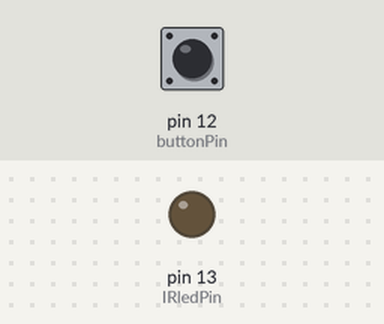
Bench run of a sketch on a simulated Arduino Uno, built with avr-gcc and run on an emulated ATmega328P. Shown: output pins drawn as LEDs (lit = HIGH). The test bench sets the inputs (shaded band); at power-on: pin 12 (buttonPin) LOW. What the sketch prints to the serial monitor is not drawn.

Above: at 1.2 s.
1.3 s: pin 12 (buttonPin) pulled HIGH for 0.15 s
4.3 s: pin 12 (buttonPin) pulled HIGH for 3.2 s
9.0 s: pin 12 (buttonPin) pulled HIGH for 1 s
13.0 s: pin 12 (buttonPin) pulsed HIGH 5 times (0.12 s each, 0.3 s apart)
At 14.33 s:
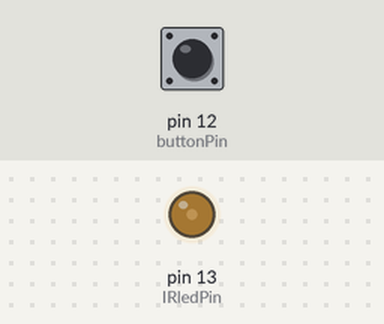
17.5 s: pin 12 (buttonPin) pulsed HIGH 2 times (0.12 s each, 0.3 s apart)
Timing chart, 0 to 20.5 s (numbered marks = the images above; inputs shaded):
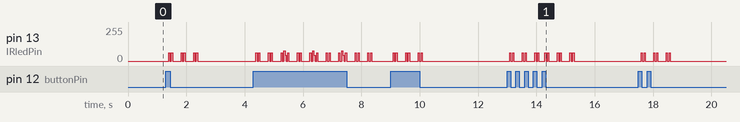

The sketch:

Button_Activated_IR_Send.ino
```cpp
// This sketch will send out a BRX-Respawn-Alpha-Team signal (probably works...)
// Completed by Red, Josh and Jay

const int buttonPin=12;  // use pin 12 for the button pin
int buttonState = 0; // variable used for storing the button status
int IRledPin =  13;    // LED connected to digital pin 13 output to send IR

// The setup() method runs once, when the sketch starts

void setup()   {
  // initialize the IR digital pin as an output:
  pinMode(IRledPin, OUTPUT);
  // initialize the serial port to view printed actions
  Serial.begin(9600);
}

void loop(){
// read the state of the pushbutton value:
buttonState = digitalRead(buttonPin);

// Output button state
Serial.print("The button state is ");
Serial.print(buttonState);

// check button state and perform conditional operation to occur if button is pressed or in "butonState=1"
if (buttonState==1){

// you can enable or disable the blue respawn, red respawn or green respawn by removing the foreward
// slashes on the commands and code sections below and adding them to the unaplicable ones.

  Serial.println("Sending IR signal");

 SendAlphaRespawn();  // remove the forward slashes to activate, add forward slashes to deactivate
 delay(300); // wait for next respawn signal
 SendAlphaRespawn();  // remove the forward slashes to activate, add forward slashes to deactivate
 delay(300); // wait for next respawn signal
 SendAlphaRespawn();  // remove the forward slashes to activate, add forward slashes to deactivate
 // SendBravoRespawn();  // remove the forward slashes to activate, add forward slashes to deactivate
 // delay(300); // wait 3 secons for next respawns signal
 // SendVanguardRespawn(); // remove forward slashes to activate, add forward slashes to deactivate
 // delay(300);  // wait 3 seconds (5 seconds * 1000 milliseconds) This causes a delay between respawns, you can adjust this or add a button code in... comming soon.
}
}

// This procedure sends a 38KHz pulse to the IRledPin
// for a certain # of microseconds. We'll use this whenever we need to send codes
void pulseIR(long microsecs) {
  // we'll count down from the number of microseconds we are told to wait

  cli();  // this turns off any background interrupts

  while (microsecs > 0) {
    // 38 kHz is about 13 microseconds high and 13 microseconds low
   digitalWrite(IRledPin, HIGH);  // this takes about 3 microseconds to happen
   delayMicroseconds(10);         // hang out for 10 microseconds, you can also change this to 9 if its not working
   digitalWrite(IRledPin, LOW);   // this also takes about 3 microseconds
   delayMicroseconds(10);         // hang out for 10 microseconds, you can also change this to 9 if its not working

   // so 26 microseconds altogether
   microsecs -= 26;
  }

  sei();  // this turns them back on
}

void SendAlphaRespawn() {
  // This is the code for my particular laser tag gear for the Alpha (Red team) in Team Deathmatch, for others use the 'recieve brx sketch'
  // to 'grab' the proper code from the respawn station or general (recommend respawn station to avoid dual codes)

    pulseIR(2000);
  delayMicroseconds(500);
  pulseIR(1000);
  delayMicroseconds(500);
  pulseIR(1000);
  delayMicroseconds(500);
  pulseIR(1000);
  delayMicroseconds(500);
  pulseIR(1000);
  delayMicroseconds(500);
  pulseIR(500);
  delayMicroseconds(500);
  pulseIR(500);
  delayMicroseconds(500);
  pulseIR(500);
  delayMicroseconds(500);
  pulseIR(500);
  delayMicroseconds(500);
  pulseIR(500);
  delayMicroseconds(500);
  pulseIR(500);
  delayMicroseconds(500);
  pulseIR(500);
  delayMicroseconds(500);
  pulseIR(500);
  delayMicroseconds(500);
  pulseIR(500);
  delayMicroseconds(500);
  pulseIR(500);
  delayMicroseconds(500);
  pulseIR(500);
  delayMicroseconds(500);
  pulseIR(500);
  delayMicroseconds(500);
  pulseIR(500);
  delayMicroseconds(500);
  pulseIR(1000);
  delayMicroseconds(500);
  pulseIR(1000);
  delayMicroseconds(500);
  pulseIR(500);
  delayMicroseconds(500);
  pulseIR(1000);
  delayMicroseconds(500);
  pulseIR(500);
  delayMicroseconds(500);
  pulseIR(500);
  delayMicroseconds(500);
  pulseIR(500);
  delayMicroseconds(500);
  pulseIR(1000);


  delay(65); // wait 65 milliseconds before sending it again

 // copy code from above, dont be silly only type it once

    pulseIR(2000);
  delayMicroseconds(500);
  pulseIR(1000);
  delayMicroseconds(500);
  pulseIR(1000);
  delayMicroseconds(500);
  pulseIR(1000);
  delayMicroseconds(500);
  pulseIR(1000);
  delayMicroseconds(500);
  pulseIR(500);
  delayMicroseconds(500);
  pulseIR(500);
  delayMicroseconds(500);
  pulseIR(500);
  delayMicroseconds(500);
  pulseIR(500);
  delayMicroseconds(500);
  pulseIR(500);
  delayMicroseconds(500);
  pulseIR(500);
  delayMicroseconds(500);
  pulseIR(500);
  delayMicroseconds(500);
  pulseIR(500);
  delayMicroseconds(500);
  pulseIR(500);
  delayMicroseconds(500);
  pulseIR(500);
  delayMicroseconds(500);
  pulseIR(500);
  delayMicroseconds(500);
  pulseIR(500);
  delayMicroseconds(500);
  pulseIR(500);
  delayMicroseconds(500);
  pulseIR(1000);
  delayMicroseconds(500);
  pulseIR(1000);
  delayMicroseconds(500);
  pulseIR(500);
  delayMicroseconds(500);
  pulseIR(1000);
  delayMicroseconds(500);
  pulseIR(500);
  delayMicroseconds(500);
  pulseIR(500);
  delayMicroseconds(500);
  pulseIR(500);
  delayMicroseconds(500);
  pulseIR(1000);

}

void SendBravoRespawn() {
// This is the code for my particular laser tag gear for the Bravo/Nexus/freeforall (Blue team) in deathmatch or supremacy, for others use the 'recieve brx sketch'
// to 'grab' the proper code from the respawn station or general (recommend respawn station to avoid dual codes)

    pulseIR(2000);
  delayMicroseconds(500);
  pulseIR(1000);
  delayMicroseconds(500);
  pulseIR(1000);
  delayMicroseconds(500);
  pulseIR(1000);
  delayMicroseconds(500);
  pulseIR(1000);
  delayMicroseconds(500);
  pulseIR(500);
  delayMicroseconds(500);
  pulseIR(500);
  delayMicroseconds(500);
  pulseIR(500);
  delayMicroseconds(500);
  pulseIR(500);
  delayMicroseconds(500);
  pulseIR(500);
  delayMicroseconds(500);
  pulseIR(500);
  delayMicroseconds(500);
  pulseIR(500);
  delayMicroseconds(500);
  pulseIR(1000);
  delayMicroseconds(500);
  pulseIR(500);
  delayMicroseconds(500);
  pulseIR(500);
  delayMicroseconds(500);
  pulseIR(500);
  delayMicroseconds(500);
  pulseIR(500);
  delayMicroseconds(500);
  pulseIR(500);
  delayMicroseconds(500);
  pulseIR(1000);
  delayMicroseconds(500);
  pulseIR(1000);
  delayMicroseconds(500);
  pulseIR(500);
  delayMicroseconds(500);
  pulseIR(1000);
  delayMicroseconds(500);
  pulseIR(500);
  delayMicroseconds(500);
  pulseIR(500);
  delayMicroseconds(500);
  pulseIR(1000);
  delayMicroseconds(500);
  pulseIR(500);


  delay(65); // wait 65 milliseconds before sending it again

 // copy code from above, dont be silly only type it once

    pulseIR(2000);
  delayMicroseconds(500);
  pulseIR(1000);
  delayMicroseconds(500);
  pulseIR(1000);
  delayMicroseconds(500);
  pulseIR(1000);
  delayMicroseconds(500);
  pulseIR(1000);
  delayMicroseconds(500);
  pulseIR(500);
  delayMicroseconds(500);
  pulseIR(500);
  delayMicroseconds(500);
  pulseIR(500);
  delayMicroseconds(500);
  pulseIR(500);
  delayMicroseconds(500);
  pulseIR(500);
  delayMicroseconds(500);
  pulseIR(500);
  delayMicroseconds(500);
  pulseIR(500);
  delayMicroseconds(500);
  pulseIR(1000);
  delayMicroseconds(500);
  pulseIR(500);
  delayMicroseconds(500);
  pulseIR(500);
  delayMicroseconds(500);
  pulseIR(500);
  delayMicroseconds(500);
  pulseIR(500);
  delayMicroseconds(500);
  pulseIR(500);
  delayMicroseconds(500);
  pulseIR(1000);
  delayMicroseconds(500);
  pulseIR(1000);
  delayMicroseconds(500);
  pulseIR(500);
  delayMicroseconds(500);
  pulseIR(1000);
  delayMicroseconds(500);
  pulseIR(500);
  delayMicroseconds(500);
  pulseIR(500);
  delayMicroseconds(500);
  pulseIR(1000);
  delayMicroseconds(500);
  pulseIR(500);

}

void SendVanguardRespawn() {
// This is the code for my particular laser tag gear for the Vanguard/Infected (Green team) in Infected or supremacy, for others use the 'recieve brx sketch'
// to 'grab' the proper code from the respawn station or general (recommend respawn station to avoid dual codes)

    pulseIR(2000);
  delayMicroseconds(500);
  pulseIR(1000);
  delayMicroseconds(500);
  pulseIR(1000);
  delayMicroseconds(500);
  pulseIR(1000);
  delayMicroseconds(500);
  pulseIR(1000);
  delayMicroseconds(500);
  pulseIR(500);
  delayMicroseconds(500);
  pulseIR(500);
  delayMicroseconds(500);
  pulseIR(500);
  delayMicroseconds(500);
  pulseIR(500);
  delayMicroseconds(500);
  pulseIR(500);
  delayMicroseconds(500);
  pulseIR(500);
  delayMicroseconds(500);
  pulseIR(1000);
  delayMicroseconds(500);
  pulseIR(1000);
  delayMicroseconds(500);
  pulseIR(500);
  delayMicroseconds(500);
  pulseIR(500);
  delayMicroseconds(500);
  pulseIR(500);
  delayMicroseconds(500);
  pulseIR(500);
  delayMicroseconds(500);
  pulseIR(500);
  delayMicroseconds(500);
  pulseIR(1000);
  delayMicroseconds(500);
  pulseIR(1000);
  delayMicroseconds(500);
  pulseIR(500);
  delayMicroseconds(500);
  pulseIR(1000);
  delayMicroseconds(500);
  pulseIR(500);
  delayMicroseconds(500);
  pulseIR(500);
  delayMicroseconds(500);
  pulseIR(500);
  delayMicroseconds(500);
  pulseIR(1000);


  delay(65); // wait 65 milliseconds before sending it again

 // copy code from above, dont be silly only type it once

    pulseIR(2000);
  delayMicroseconds(500);
  pulseIR(1000);
  delayMicroseconds(500);
  pulseIR(1000);
  delayMicroseconds(500);
  pulseIR(1000);
  delayMicroseconds(500);
  pulseIR(1000);
  delayMicroseconds(500);
  pulseIR(500);
  delayMicroseconds(500);
  pulseIR(500);
  delayMicroseconds(500);
  pulseIR(500);
  delayMicroseconds(500);
  pulseIR(500);
  delayMicroseconds(500);
  pulseIR(500);
  delayMicroseconds(500);
  pulseIR(500);
  delayMicroseconds(500);
  pulseIR(1000);
  delayMicroseconds(500);
  pulseIR(1000);
  delayMicroseconds(500);
  pulseIR(500);
  delayMicroseconds(500);
  pulseIR(500);
  delayMicroseconds(500);
  pulseIR(500);
  delayMicroseconds(500);
  pulseIR(500);
  delayMicroseconds(500);
  pulseIR(500);
  delayMicroseconds(500);
  pulseIR(1000);
  delayMicroseconds(500);
  pulseIR(1000);
  delayMicroseconds(500);
  pulseIR(500);
  delayMicroseconds(500);
  pulseIR(1000);
  delayMicroseconds(500);
  pulseIR(500);
  delayMicroseconds(500);
  pulseIR(500);
  delayMicroseconds(500);
  pulseIR(500);
  delayMicroseconds(500);
  pulseIR(1000);

}
```
